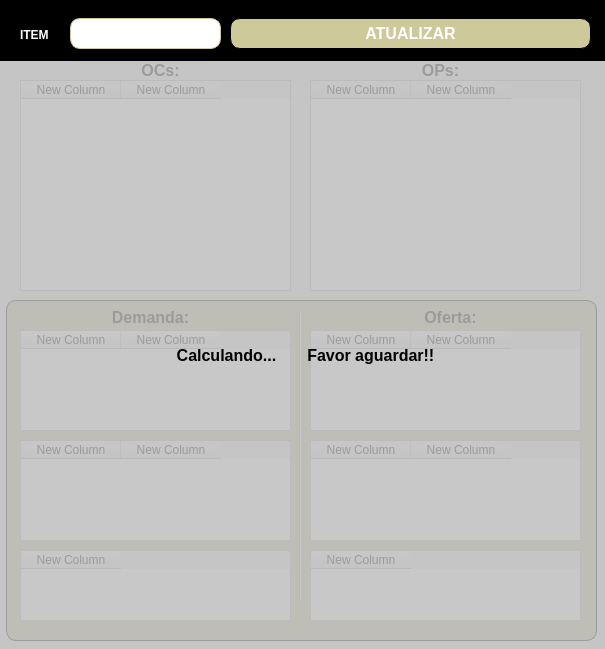
<?xml version="1.0" encoding="UTF-8"?>
<ui version="4.0">
 <class>analiseNecessidade</class>
 <widget class="QWidget" name="analiseNecessidade">
  <property name="geometry">
   <rect>
    <x>0</x>
    <y>0</y>
    <width>605</width>
    <height>649</height>
   </rect>
  </property>
  <property name="windowTitle">
   <string>ANALISE DE PEDIDO</string>
  </property>
  <widget class="QPushButton" name="btnAnalisar">
   <property name="enabled">
    <bool>true</bool>
   </property>
   <property name="geometry">
    <rect>
     <x>230</x>
     <y>18</y>
     <width>361</width>
     <height>31</height>
    </rect>
   </property>
   <property name="font">
    <font>
     <family>Arial</family>
     <pointsize>12</pointsize>
     <weight>75</weight>
     <bold>true</bold>
    </font>
   </property>
   <property name="styleSheet">
    <string notr="true">	border-radius: 10px;
	border: 1px solid rgb(0,0,0);
    background-color: #CDC99B;
    color: white;</string>
   </property>
   <property name="text">
    <string>ATUALIZAR</string>
   </property>
  </widget>
  <widget class="QLabel" name="label_5">
   <property name="geometry">
    <rect>
     <x>20</x>
     <y>25</y>
     <width>41</width>
     <height>20</height>
    </rect>
   </property>
   <property name="font">
    <font>
     <weight>75</weight>
     <italic>false</italic>
     <bold>true</bold>
    </font>
   </property>
   <property name="styleSheet">
    <string notr="true">color: white;
font: bold</string>
   </property>
   <property name="text">
    <string>ITEM</string>
   </property>
   <property name="alignment">
    <set>Qt::AlignLeading|Qt::AlignLeft|Qt::AlignVCenter</set>
   </property>
  </widget>
  <widget class="QLineEdit" name="inputItem">
   <property name="geometry">
    <rect>
     <x>70</x>
     <y>18</y>
     <width>151</width>
     <height>31</height>
    </rect>
   </property>
   <property name="font">
    <font>
     <family>Arial</family>
     <pointsize>12</pointsize>
    </font>
   </property>
   <property name="styleSheet">
    <string notr="true">border-radius: 10px;
border: 1px solid #CDC99B;</string>
   </property>
   <property name="alignment">
    <set>Qt::AlignCenter</set>
   </property>
   <property name="readOnly">
    <bool>false</bool>
   </property>
   <property name="clearButtonEnabled">
    <bool>false</bool>
   </property>
  </widget>
  <widget class="QTableWidget" name="tableOC">
   <property name="geometry">
    <rect>
     <x>20</x>
     <y>80</y>
     <width>271</width>
     <height>211</height>
    </rect>
   </property>
   <attribute name="verticalHeaderVisible">
    <bool>false</bool>
   </attribute>
   <column>
    <property name="text">
     <string>New Column</string>
    </property>
   </column>
   <column>
    <property name="text">
     <string>New Column</string>
    </property>
   </column>
  </widget>
  <widget class="QTableWidget" name="tableOP">
   <property name="geometry">
    <rect>
     <x>310</x>
     <y>80</y>
     <width>271</width>
     <height>211</height>
    </rect>
   </property>
   <attribute name="verticalHeaderVisible">
    <bool>false</bool>
   </attribute>
   <column>
    <property name="text">
     <string>New Column</string>
    </property>
   </column>
   <column>
    <property name="text">
     <string>New Column</string>
    </property>
   </column>
  </widget>
  <widget class="QTableWidget" name="tablePedido">
   <property name="geometry">
    <rect>
     <x>20</x>
     <y>330</y>
     <width>271</width>
     <height>101</height>
    </rect>
   </property>
   <attribute name="verticalHeaderVisible">
    <bool>false</bool>
   </attribute>
   <column>
    <property name="text">
     <string>New Column</string>
    </property>
   </column>
   <column>
    <property name="text">
     <string>New Column</string>
    </property>
   </column>
  </widget>
  <widget class="QTableWidget" name="tableOPmat">
   <property name="geometry">
    <rect>
     <x>20</x>
     <y>440</y>
     <width>271</width>
     <height>101</height>
    </rect>
   </property>
   <attribute name="verticalHeaderVisible">
    <bool>false</bool>
   </attribute>
   <column>
    <property name="text">
     <string>New Column</string>
    </property>
   </column>
   <column>
    <property name="text">
     <string>New Column</string>
    </property>
   </column>
  </widget>
  <widget class="QTableWidget" name="tableEM">
   <property name="geometry">
    <rect>
     <x>20</x>
     <y>550</y>
     <width>271</width>
     <height>71</height>
    </rect>
   </property>
   <attribute name="verticalHeaderVisible">
    <bool>false</bool>
   </attribute>
   <column>
    <property name="text">
     <string>New Column</string>
    </property>
   </column>
  </widget>
  <widget class="QLabel" name="label_6">
   <property name="geometry">
    <rect>
     <x>110</x>
     <y>307</y>
     <width>81</width>
     <height>20</height>
    </rect>
   </property>
   <property name="font">
    <font>
     <family>Arial</family>
     <pointsize>12</pointsize>
     <weight>75</weight>
     <bold>true</bold>
    </font>
   </property>
   <property name="layoutDirection">
    <enum>Qt::LeftToRight</enum>
   </property>
   <property name="text">
    <string>Demanda:</string>
   </property>
   <property name="alignment">
    <set>Qt::AlignCenter</set>
   </property>
  </widget>
  <widget class="QTableWidget" name="tableEstoque">
   <property name="geometry">
    <rect>
     <x>310</x>
     <y>550</y>
     <width>271</width>
     <height>71</height>
    </rect>
   </property>
   <attribute name="verticalHeaderVisible">
    <bool>false</bool>
   </attribute>
   <column>
    <property name="text">
     <string>New Column</string>
    </property>
   </column>
  </widget>
  <widget class="QLabel" name="label_7">
   <property name="geometry">
    <rect>
     <x>410</x>
     <y>307</y>
     <width>81</width>
     <height>20</height>
    </rect>
   </property>
   <property name="font">
    <font>
     <family>Arial</family>
     <pointsize>12</pointsize>
     <weight>75</weight>
     <bold>true</bold>
    </font>
   </property>
   <property name="layoutDirection">
    <enum>Qt::LeftToRight</enum>
   </property>
   <property name="text">
    <string>Oferta:</string>
   </property>
   <property name="alignment">
    <set>Qt::AlignCenter</set>
   </property>
  </widget>
  <widget class="QTableWidget" name="tableCompra">
   <property name="geometry">
    <rect>
     <x>310</x>
     <y>330</y>
     <width>271</width>
     <height>101</height>
    </rect>
   </property>
   <attribute name="verticalHeaderVisible">
    <bool>false</bool>
   </attribute>
   <column>
    <property name="text">
     <string>New Column</string>
    </property>
   </column>
   <column>
    <property name="text">
     <string>New Column</string>
    </property>
   </column>
  </widget>
  <widget class="QTableWidget" name="tableOPprod">
   <property name="geometry">
    <rect>
     <x>310</x>
     <y>440</y>
     <width>271</width>
     <height>101</height>
    </rect>
   </property>
   <attribute name="verticalHeaderVisible">
    <bool>false</bool>
   </attribute>
   <column>
    <property name="text">
     <string>New Column</string>
    </property>
   </column>
   <column>
    <property name="text">
     <string>New Column</string>
    </property>
   </column>
  </widget>
  <widget class="QLabel" name="label_8">
   <property name="geometry">
    <rect>
     <x>120</x>
     <y>60</y>
     <width>81</width>
     <height>20</height>
    </rect>
   </property>
   <property name="font">
    <font>
     <family>Arial</family>
     <pointsize>12</pointsize>
     <weight>75</weight>
     <bold>true</bold>
    </font>
   </property>
   <property name="layoutDirection">
    <enum>Qt::LeftToRight</enum>
   </property>
   <property name="text">
    <string>OCs:</string>
   </property>
   <property name="alignment">
    <set>Qt::AlignCenter</set>
   </property>
  </widget>
  <widget class="QLabel" name="label_9">
   <property name="geometry">
    <rect>
     <x>400</x>
     <y>60</y>
     <width>81</width>
     <height>20</height>
    </rect>
   </property>
   <property name="font">
    <font>
     <family>Arial</family>
     <pointsize>12</pointsize>
     <weight>75</weight>
     <bold>true</bold>
    </font>
   </property>
   <property name="layoutDirection">
    <enum>Qt::LeftToRight</enum>
   </property>
   <property name="text">
    <string>OPs:</string>
   </property>
   <property name="alignment">
    <set>Qt::AlignCenter</set>
   </property>
  </widget>
  <widget class="QLabel" name="label">
   <property name="geometry">
    <rect>
     <x>-20</x>
     <y>0</y>
     <width>641</width>
     <height>61</height>
    </rect>
   </property>
   <property name="styleSheet">
    <string notr="true">background: black</string>
   </property>
   <property name="text">
    <string/>
   </property>
  </widget>
  <widget class="QLabel" name="label_2">
   <property name="geometry">
    <rect>
     <x>6</x>
     <y>300</y>
     <width>591</width>
     <height>341</height>
    </rect>
   </property>
   <property name="styleSheet">
    <string notr="true">	border-radius: 10px;
	border: 1px solid rgb(0,0,0);
    background-color: #CDC99B;
    color: white;</string>
   </property>
   <property name="text">
    <string/>
   </property>
  </widget>
  <widget class="Line" name="line">
   <property name="geometry">
    <rect>
     <x>290</x>
     <y>310</y>
     <width>20</width>
     <height>291</height>
    </rect>
   </property>
   <property name="orientation">
    <enum>Qt::Vertical</enum>
   </property>
  </widget>
  <widget class="QLabel" name="labelCalculando">
   <property name="geometry">
    <rect>
     <x>0</x>
     <y>50</y>
     <width>611</width>
     <height>611</height>
    </rect>
   </property>
   <property name="font">
    <font>
     <pointsize>12</pointsize>
     <weight>75</weight>
     <bold>true</bold>
    </font>
   </property>
   <property name="styleSheet">
    <string notr="true">background: rgb(188, 188, 188, 210)</string>
   </property>
   <property name="text">
    <string>Calculando...       Favor aguardar!!</string>
   </property>
   <property name="alignment">
    <set>Qt::AlignCenter</set>
   </property>
  </widget>
  <zorder>label_2</zorder>
  <zorder>tableOC</zorder>
  <zorder>tableOP</zorder>
  <zorder>tablePedido</zorder>
  <zorder>tableOPmat</zorder>
  <zorder>tableEM</zorder>
  <zorder>label_6</zorder>
  <zorder>tableEstoque</zorder>
  <zorder>label_7</zorder>
  <zorder>tableCompra</zorder>
  <zorder>tableOPprod</zorder>
  <zorder>label_8</zorder>
  <zorder>label_9</zorder>
  <zorder>line</zorder>
  <zorder>labelCalculando</zorder>
  <zorder>label</zorder>
  <zorder>label_5</zorder>
  <zorder>inputItem</zorder>
  <zorder>btnAnalisar</zorder>
 </widget>
 <resources/>
 <connections/>
</ui>
